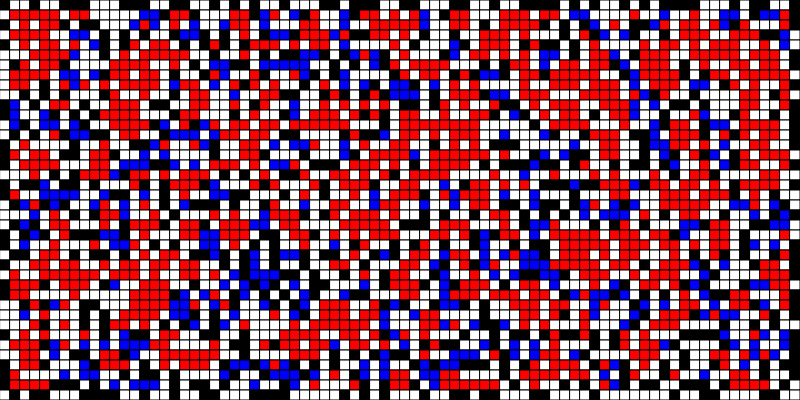
Frame 1 (no input)
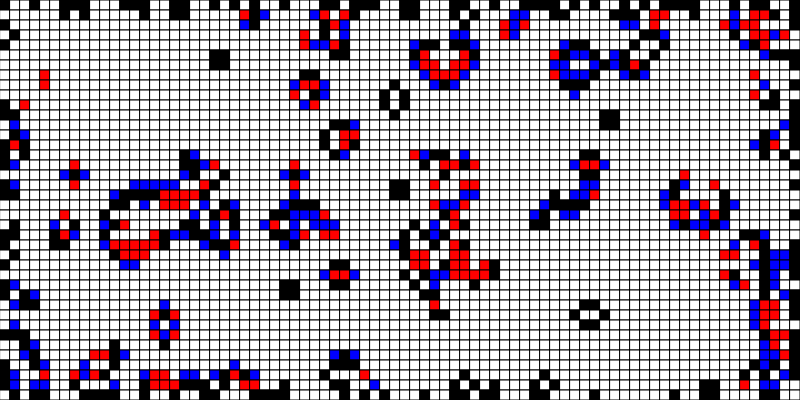
Frame 60 (no input)
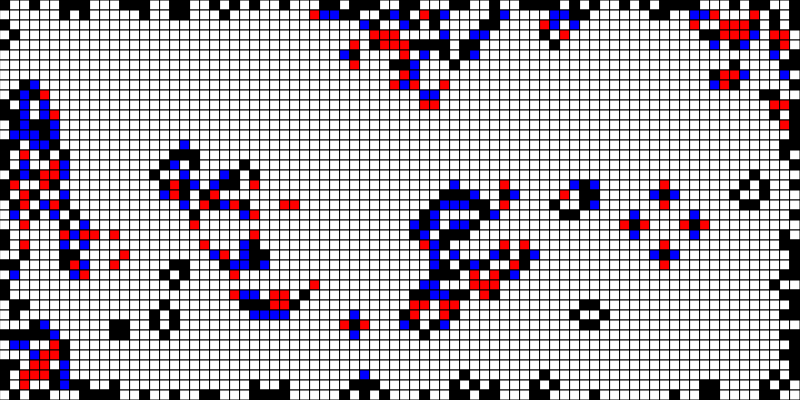
Frame 120 (the mouse pressed at the canvas centre since frame 60)

The p5.js sketch that drew these frames (run headless with seeded random() and noise() and a simulated clock; from frame 60 on, the mouse is pressed at the canvas centre):

// p5.js sketch
// ── sketch.js


let board;
let cols, rows;
let cellSize = 10;


function setup() {
  createCanvas(800, 400);
  
  cols = floor(width/cellSize);
  rows = floor(height/cellSize);
  
  // initialize the grid board
  board = new CellSystem(cols, rows, cellSize);
  
}

function draw() {
  background(220);
  
  board.updateCellStates();
  board.display();

}





//----------------------------------------------------------------
class CellSystem{
  constructor(cols, rows, cellSize){
    this.cols = cols;
    this.rows = rows;
    this.cellSize = cellSize;
    
    // fill board with a 2D array of cells with random states. Since each cell is a Cell object, you can access Cell's methods when looping the cells of the board
    this.board = this.addCells(); 
    for (let col = 0; col < cols; col++) {
      for (let row = 0; row < rows; row++) {
        this.board[col][row] = new Cell(col * cellSize, row * cellSize, cellSize, floor(random(2)));
  }
}
  }
  
  addCells(){
    let arr = new Array(this.cols);
    for (let col = 0; col < this.cols; col++){
      arr[col] = new Array(this.rows);
      for (let row = 0; row < this.rows; row++){
        // arr[col][row] = new Cell (col*this.cellSize, row*this.cellSize, this.cellSize, floor(random(2)));
        arr[col][row] = 0; // placeholder; you’ll replace later with Cell()
      }
    }
    return arr;
  }
  
  updateCellStates(){
    // loop through the board cells, and update each next and previous state
    for (let col = 1; col < this.cols-1; col++){
      for (let row = 1; row < this.rows-1; row++){
        // calculate the number of living neighbors
        let neighborSum = 0;
        for (let i = -1; i < 2; i++){
          for (let j = -1; j < 2; j++){
            neighborSum += this.board[col+i][row+j].previous;
          }
        }
        neighborSum -= this.board[col][row].previous;
      
        // set the cell's new state based on the number of living neighbors
        if (this.board[col][row].state == 1){
          if (neighborSum >= 4 || neighborSum <=1){
            this.board[col][row].state = 0;
          }
        } else {
          if (neighborSum == 3){
            this.board[col][row].state = 1;
          }
        }

      }
    }
  }
  
  display(){
    // visualize the cells based on its state changes
    for (let col = 0; col < this.cols; col ++){
      for (let row = 0; row < this.rows; row++){
        this.board[col][row].show();
        // update the previous state for the next iteration
        this.board[col][row].previous = this.board[col][row].state;
      }
    }
  }
  
}

//----------------------------------------------------------------
class Cell{
  constructor(x, y, cellSize, state){
    this.cellSize = cellSize;
    // this.cols = floor(width/this.cellSize);
    // this.rows = floor (height/this.cellSize);
    this.x = x; // x position
    this.y = y; // y position
    
    // initialize the cell's state and track its previous state
    this.state = state;
    this.previous = this.state
    
  }
  

  
  show(){

    stroke(0);
    if (this.previous === 0 && this.state === 1){
      fill (0, 0, 255);
    }else if (this.previous === 1 && this.state === 0){
      fill (255, 0, 0);
    }else if (this.state === 1){
      fill (0);
    }else{
      fill (255);
    }
    rect(this.x, this.y, this.cellSize, this.cellSize);
    
  }
}
